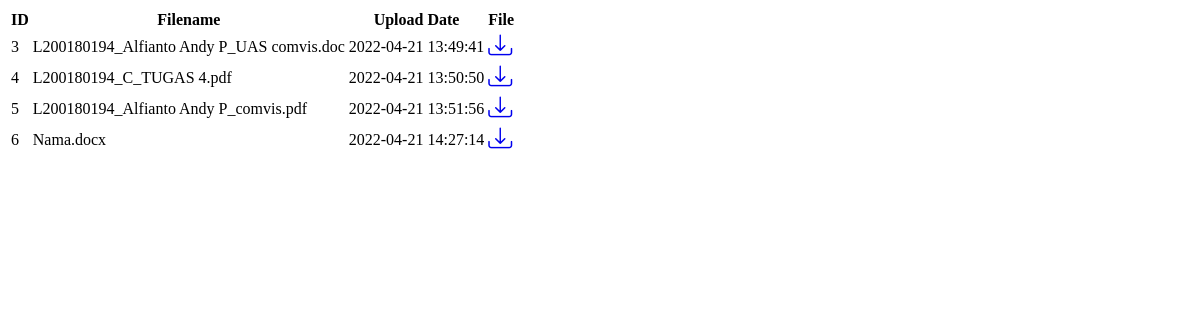
Page /question_list.php on the earlier database version.
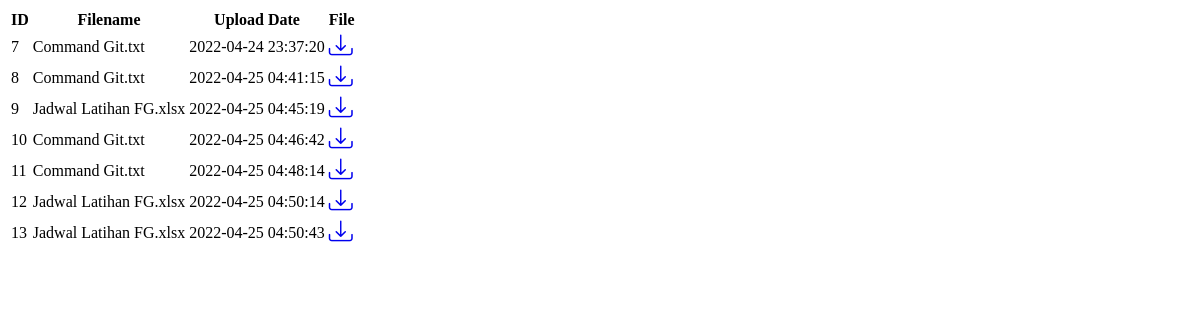
Same page on the later database version.
### tables this page shows
CREATE TABLE `assignment_questions` (
  `assignment_question_id` int(10) UNSIGNED NOT NULL,
  `question_filename` varchar(255) NOT NULL,
  `question_upload_date` datetime NOT NULL,
  `assignment_id` int(10) UNSIGNED DEFAULT NULL
);

### Model/DbConnect.php (called while the page is built)
<?php
class DbConnect
{
    private $host = "localhost";
    private $user = "root";
    private $pass = "";
    private $dbName = "incareer2";
    public function connect()
    {
        try {
            $conn = new PDO('mysql:host=' . $this->host . '; dbname=' . $this->dbName, $this->user, $this->pass);
            $conn->setAttribute(PDO::ATTR_ERRMODE, PDO::ERRMODE_EXCEPTION);
            return $conn;
        } catch (PDOException $e) {
            echo "Database Error: " . $e->getMessage();
        }
    }
}

### Model/AssignmentQuestion.php (called while the page is built, shortened)
<?php
class AssignmentQuestion
{
    private $dbConn;
    public function __construct()
    {
        require_once("DbConnect.php");
        $db = new DbConnect;
        $this->dbConn = $db->connect();
    }
    public function getAllQuestions() {
        $stmt = $this->dbConn->prepare("SELECT * FROM assignment_questions");
        try {
            if($stmt->execute()) {
                $allQuestions = $stmt->fetchAll(PDO::FETCH_ASSOC);
            }
        } catch (Exception $e) {
            return $e->getMessage();
        }
        return $allQuestions;
    }
}

### question_list.php (the view, shortened to what this page needs)
<?php
require "./Model/AssignmentQuestion.php";
$objQuest = new AssignmentQuestion;
$questions = $objQuest->getAllQuestions();
?>
<!DOCTYPE html>
<html lang="en">
<head>
    <link rel="stylesheet" href="https://cdn.jsdelivr.net/npm/bootstrap-icons@1.8.1/font/bootstrap-icons.css">
</head>
<body>
    <table>
        <thead>
            <th>ID</th>
            <th>Filename</th>
            <th>Upload Date</th>
            <th>File</th>
        </thead>
        <tbody>
            <?php foreach($questions as $row => $quest) : ?>
                <tr>
                    <td><?=$quest['assignment_question_id'];?></td>
                    <td><?=$quest['question_filename'];?></td>
                    <td><?=$quest['question_upload_date'];?></td>
                    <td>
                        <a href="download.php?path=./Upload/Assignment/Questions/<?php echo $quest['question_filename'] ?>">
                            <span class="badge bg-primary"><i class="bi bi-download" style="font-size: 1.5rem; "></i></span>
                        </a>
                    </td>
                </tr>
            <?php endforeach ?>
        </tbody>
    </table>
</body>
</html>

Differences in the rows shown:
removed assignment_questions: assignment_question_id "3", question_filename "L200180194_Alfianto Andy P_UAS comvis.doc", question_upload_date "2022-04-21 13:49:41"
removed assignment_questions: assignment_question_id "4", question_filename "L200180194_C_TUGAS 4.pdf", question_upload_date "2022-04-21 13:50:50"
removed assignment_questions: assignment_question_id "5", question_filename "L200180194_Alfianto Andy P_comvis.pdf", question_upload_date "2022-04-21 13:51:56"
removed assignment_questions: assignment_question_id "6", question_filename "Nama.docx", question_upload_date "2022-04-21 14:27:14"
added assignment_questions: assignment_question_id "7", question_filename "Command Git.txt", question_upload_date "2022-04-24 23:37:20"
added assignment_questions: assignment_question_id "8", question_filename "Command Git.txt", question_upload_date "2022-04-25 04:41:15"
added assignment_questions: assignment_question_id "9", question_filename "Jadwal Latihan FG.xlsx", question_upload_date "2022-04-25 04:45:19"
added assignment_questions: assignment_question_id "10", question_filename "Command Git.txt", question_upload_date "2022-04-25 04:46:42"
added assignment_questions: assignment_question_id "11", question_filename "Command Git.txt", question_upload_date "2022-04-25 04:48:14"
added assignment_questions: assignment_question_id "12", question_filename "Jadwal Latihan FG.xlsx", question_upload_date "2022-04-25 04:50:14"
added assignment_questions: assignment_question_id "13", question_filename "Jadwal Latihan FG.xlsx", question_upload_date "2022-04-25 04:50:43"
